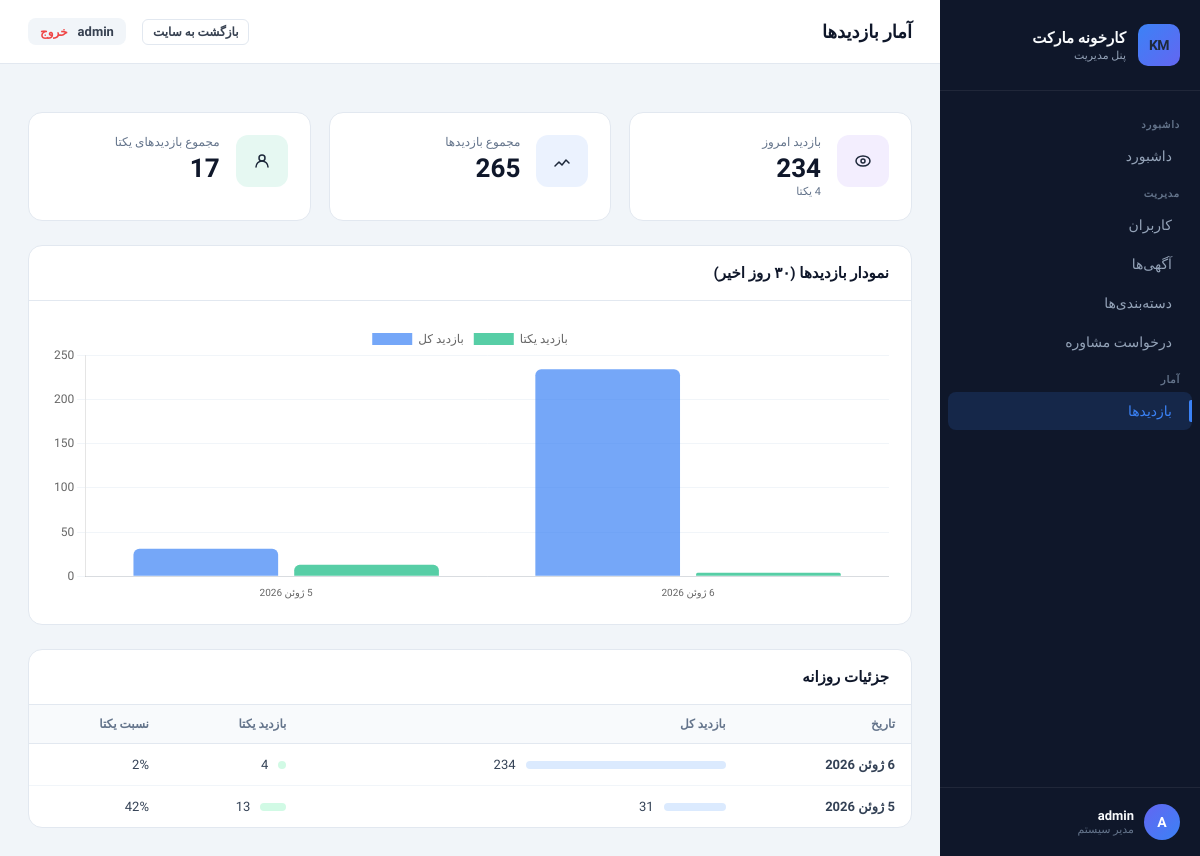
The page /myadmin/visits/ (signed in) on the database as committed earlier.
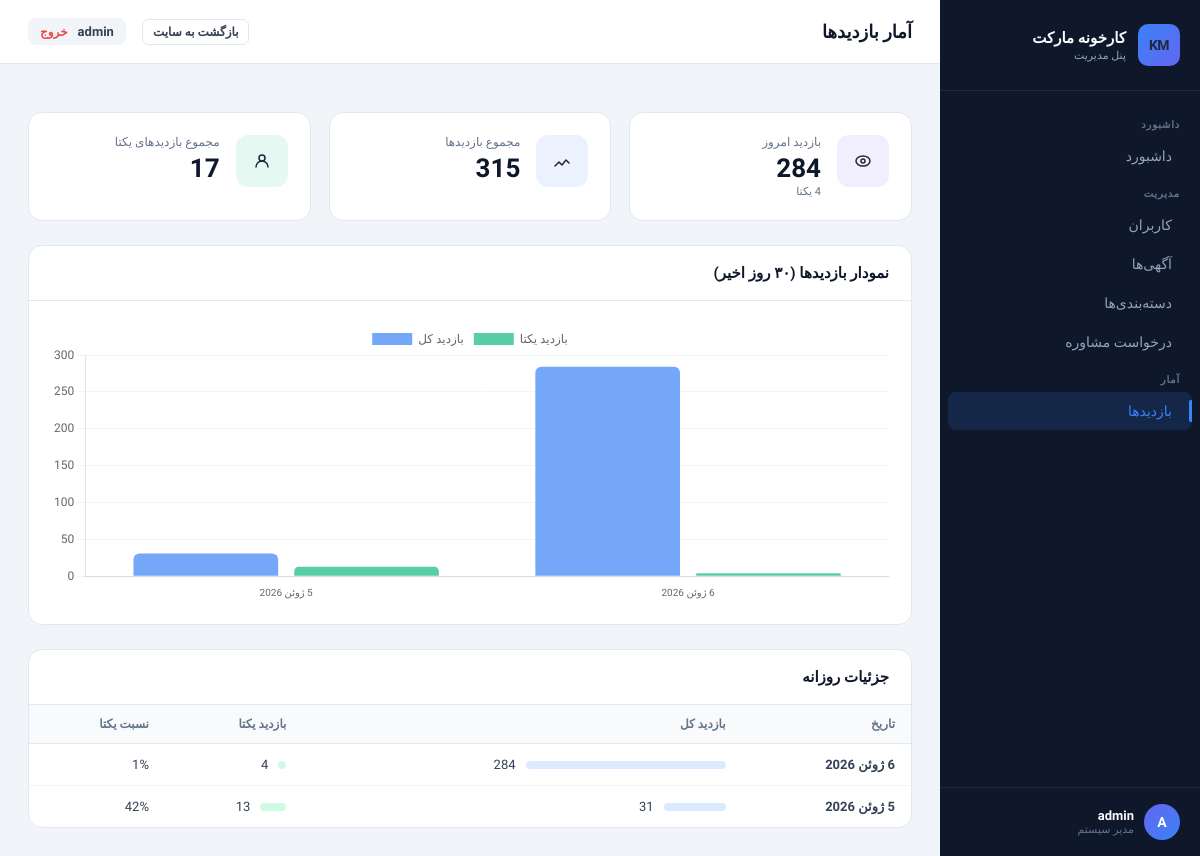
The same page on the database as committed later.
### core/models.py (models this page shows, shortened)
class SiteVisit(models.Model):
    date = models.DateField(unique=True)
    visits = models.PositiveIntegerField(default=0)
    unique_visits = models.PositiveIntegerField(default=0)
    class Meta:
        verbose_name = 'بازدید سایت'
        verbose_name_plural = 'بازدیدهای سایت'
        ordering = ['-date']

### panel/views.py (the view)
# urls.py: path('visits/', views.visits_view, name='panel_visits'),
@staff_member_required(login_url='/auth/login/')
def visits_view(request):
    visits = SiteVisit.objects.order_by('-date')[:30]
    total_visits = sum(v.visits for v in SiteVisit.objects.all())
    total_unique = sum(v.unique_visits for v in SiteVisit.objects.all())
    today = timezone.now().date()
    today_v = SiteVisit.objects.filter(date=today).first()
    return render(request, 'panel/visits.html', {
        'visits': visits,
        'total_visits': total_visits,
        'total_unique': total_unique,
        'today_v': today_v,
    })

### panel/templates/panel/visits.html (shortened to what this page needs)
{% extends 'panel/base.html' %}
{% block page_title %}آمار بازدیدها{% endblock %}
{% block active_visits %}active{% endblock %}
{% block content %}
<div class="stat-grid" style="grid-template-columns: repeat(3, 1fr); margin-bottom:24px;">
 <div class="stat-card">
 <div class="stat-icon purple"><svg width="18" height="18" viewBox="0 0 18 18" fill="none"><ellipse cx="9" cy="9" rx="7" ry="5" stroke="currentColor" stroke-width="1.5"/><circle cx="9" cy="9" r="2" stroke="currentColor" stroke-width="1.5"/></svg></div>
 <div class="stat-info">
 <div class="stat-label">بازدید امروز</div>
 <div class="stat-value">{{ today_v.visits|default:0 }}</div>
 <div class="stat-sub">{{ today_v.unique_visits|default:0 }} یکتا</div>
 </div>
 </div>
 <div class="stat-card">
 <div class="stat-icon blue"><svg width="18" height="18" viewBox="0 0 18 18" fill="none"><path d="M2 14l4-4 3 3 4-5 3 3" stroke="currentColor" stroke-width="1.5" stroke-linecap="round" stroke-linejoin="round"/></svg></div>
 <div class="stat-info">
 <div class="stat-label">مجموع بازدیدها</div>
 <div class="stat-value">{{ total_visits }}</div>
 </div>
 </div>
 <div class="stat-card">
 <div class="stat-icon green"><svg width="18" height="18" viewBox="0 0 18 18" fill="none"><circle cx="9" cy="6" r="3" stroke="currentColor" stroke-width="1.5"/><path d="M3 15c0-3.314 2.686-6 6-6s6 2.686 6 6" stroke="currentColor" stroke-width="1.5" stroke-linecap="round"/></svg></div>
 <div class="stat-info">
 <div class="stat-label">مجموع بازدیدهای یکتا</div>
 <div class="stat-value">{{ total_unique }}</div>
 </div>
 </div>
</div>
<div class="card" style="margin-bottom:24px;">
 <div class="card-header">
 <h3> نمودار بازدیدها (۳۰ روز اخیر)</h3>
 </div>
 <div class="card-body">
 <canvas id="visitChart" height="100"></canvas>
 </div>
</div>
<div class="card">
 <div class="card-header">
 <h3> جزئیات روزانه</h3>
 </div>
 <div class="table-wrap">
 <table>
 <thead>
 <tr>
 <th>تاریخ</th>
 <th>بازدید کل</th>
 <th>بازدید یکتا</th>
 <th>نسبت یکتا</th>
 </tr>
 </thead>
 <tbody>
 {% for v in visits %}
 <tr>
 <td style="font-weight:600;">{{ v.date }}</td>
 <td>
 <div style="display:flex; align-items:center; gap:10px;">
 <div style="background:#DBEAFE; height:8px; border-radius:4px; min-width:4px; width:{% widthratio v.visits 100 200 %}px; max-width:200px;"></div>
 <span>{{ v.visits }}</span>
 </div>
 </td>
 <td>
 <div style="display:flex; align-items:center; gap:10px;">
 <div style="background:#D1FAE5; height:8px; border-radius:4px; min-width:4px; width:{% widthratio v.unique_visits 100 200 %}px; max-width:200px;"></div>
 <span>{{ v.unique_visits }}</span>
 </div>
 </td>
 <td>
 {% if v.visits > 0 %}
 {% widthratio v.unique_visits v.visits 100 %}%
 {% else %}—{% endif %}
 </td>
 </tr>
 {% empty %}
 <tr><td colspan="4" style="text-align:center; color:#94A3B8; padding:30px;">داده‌ای موجود نیست</td></tr>
 {% endfor %}
 </tbody>
 </table>
 </div>
</div>
{% endblock %}
{% block extra_js %}
<script>
const labels = [{% for v in visits %}"{{ v.date }}"{% if not forloop.last %},{% endif %}{% endfor %}].reverse();
const visitData = [{% for v in visits %}{{ v.visits }}{% if not forloop.last %},{% endif %}{% endfor %}].reverse();
const uniqueData = [{% for v in visits %}{{ v.unique_visits }}{% if not forloop.last %},{% endif %}{% endfor %}].reverse();
const ctx = document.getElementById('visitChart').getContext('2d');
new Chart(ctx, {
 type: 'bar',
 data: {
 labels: labels,
 datasets: [
 {
 label: 'بازدید کل',
 data: visitData,
 backgroundColor: 'rgba(59,130,246,0.7)',
 borderRadius: 6,
 },
 {
 label: 'بازدید یکتا',
 data: uniqueData,
 backgroundColor: 'rgba(16,185,129,0.7)',
 borderRadius: 6,
 }
 ]
 },
 options: {
 responsive: true,
 plugins: {
 legend: { position: 'top', labels: { font: { family: 'Vazirmatn', size: 12 } } }
 },
 scales: {
 y: { beginAtZero: true, ticks: { font: { family: 'Vazirmatn' } }, grid: { color: '#F1F5F9' } },
 x: { ticks: { font: { family: 'Vazirmatn', size: 10 }, maxRotation: 45 }, grid: { display: false } }
 }
 }
});
</script>
{% endblock %}

### panel/templates/panel/base.html (shortened to what this page needs)
<!DOCTYPE html>
<html lang="fa" dir="rtl">
<head>
</head>
<body>
  <div class="sidebar" id="sidebar">
    <div class="sidebar-brand">
      <div class="brand-icon" style="font-size:14px;font-weight:800;letter-spacing:-0.5px;">KM</div>
      <div class="brand-text">
        <h2>کارخونه مارکت</h2>
        <p>پنل مدیریت</p>
      </div>
    </div>
    <nav class="sidebar-nav">
      <div class="nav-section-title">داشبورد</div>
      <a href="/myadmin/" class="nav-item {% block active_dashboard %}{% endblock %}">داشبورد</a>
      <div class="nav-section-title">مدیریت</div>
      <a href="/myadmin/users/" class="nav-item {% block active_users %}{% endblock %}">کاربران</a>
      <a href="/myadmin/listings/" class="nav-item {% block active_listings %}{% endblock %}">آگهی‌ها</a>
      <a href="/myadmin/categories/" class="nav-item {% block active_categories %}{% endblock %}">دسته‌بندی‌ها</a>
      <a href="/myadmin/consultations/" class="nav-item {% block active_consultations %}{% endblock %}">درخواست مشاوره</a>
      <div class="nav-section-title">آمار</div>
      <a href="/myadmin/visits/" class="nav-item {% block active_visits %}{% endblock %}">بازدیدها</a>
    </nav>
    <div class="sidebar-footer">
      <div class="admin-info">
        <div class="admin-avatar">{{ request.user.username|first|upper }}</div>
        <div>
          <div class="admin-name">{{ request.user.get_full_name|default:request.user.username }}</div>
          <div class="admin-role">مدیر سیستم</div>
        </div>
      </div>
    </div>
  </div>
  <div class="main-content">
    <div class="topbar">
      <div style="display:flex; align-items:center; gap:14px;">
        <div class="topbar-title">
          <h1>{% block page_title %}داشبورد{% endblock %}</h1>
        </div>
      </div>
      <div class="topbar-actions">
        <a href="/" class="btn btn-outline btn-sm">بازگشت به سایت</a>
        <div class="topbar-user">
          <span>{{ request.user.username }}</span>
          <a href="/auth/logout/" style="color:var(--danger); font-size:12px; font-weight:600; text-decoration:none;">خروج</a>
        </div>
      </div>
    </div>
    <div class="page-body">
      {% block content %}{% endblock %}
    </div>
  </div>
  {% block extra_js %}{% endblock %}
</body>
</html>

Rows that differ between the two databases and show on the page:
changed SiteVisit "6 ژوئن 2026": visits "234" → "284"; unique_visits+visits "2" → "1"
Other text that changed with them:
{{ total_visits }}: "265" → "315"
chart data {{ v.visits }}: 234, 31 → 284, 31
